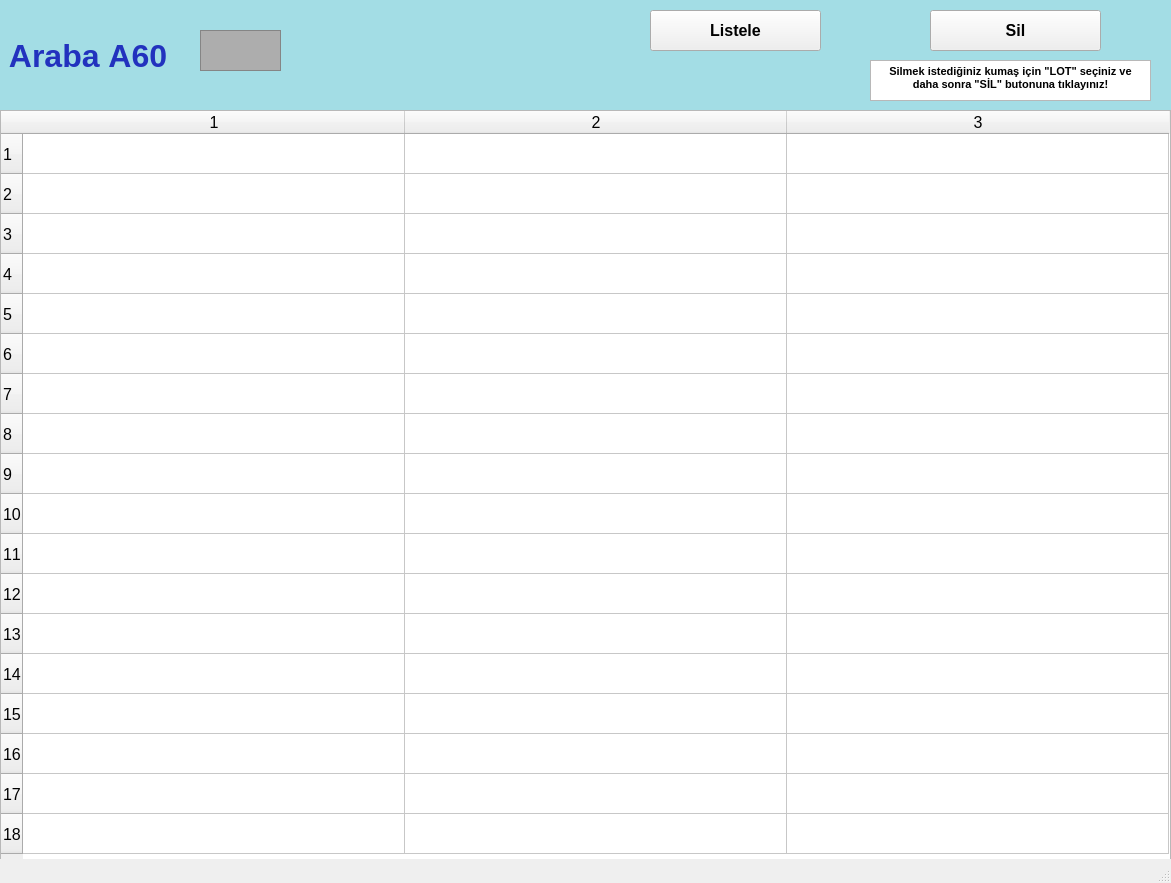
<?xml version="1.0" encoding="UTF-8"?>
<ui version="4.0">
 <class>arabalarA60_ekran</class>
 <widget class="QMainWindow" name="arabalarA60_ekran">
  <property name="geometry">
   <rect>
    <x>0</x>
    <y>0</y>
    <width>1171</width>
    <height>883</height>
   </rect>
  </property>
  <property name="font">
   <font>
    <pointsize>12</pointsize>
    <weight>50</weight>
    <bold>false</bold>
    <kerning>false</kerning>
   </font>
  </property>
  <property name="windowTitle">
   <string/>
  </property>
  <widget class="QWidget" name="centralwidget">
   <widget class="QLabel" name="arabaA1yazi_lbl">
    <property name="geometry">
     <rect>
      <x>0</x>
      <y>0</y>
      <width>1171</width>
      <height>111</height>
     </rect>
    </property>
    <property name="font">
     <font>
      <pointsize>24</pointsize>
      <weight>75</weight>
      <bold>true</bold>
     </font>
    </property>
    <property name="styleSheet">
     <string notr="true">background-color: rgb(163, 221, 229);
color: rgb(34, 50, 190);</string>
    </property>
    <property name="text">
     <string> Araba A60</string>
    </property>
   </widget>
   <widget class="QFrame" name="arabaA1_img">
    <property name="geometry">
     <rect>
      <x>200</x>
      <y>30</y>
      <width>81</width>
      <height>41</height>
     </rect>
    </property>
    <property name="styleSheet">
     <string notr="true">background-color: rgb(173, 173, 173);</string>
    </property>
    <property name="frameShape">
     <enum>QFrame::StyledPanel</enum>
    </property>
    <property name="frameShadow">
     <enum>QFrame::Raised</enum>
    </property>
   </widget>
   <widget class="QPushButton" name="listele60_btn">
    <property name="geometry">
     <rect>
      <x>650</x>
      <y>10</y>
      <width>171</width>
      <height>41</height>
     </rect>
    </property>
    <property name="font">
     <font>
      <pointsize>12</pointsize>
      <weight>75</weight>
      <bold>true</bold>
     </font>
    </property>
    <property name="text">
     <string>Listele</string>
    </property>
   </widget>
   <widget class="QTableWidget" name="A60_tw">
    <property name="geometry">
     <rect>
      <x>0</x>
      <y>110</y>
      <width>1171</width>
      <height>751</height>
     </rect>
    </property>
    <property name="baseSize">
     <size>
      <width>0</width>
      <height>0</height>
     </size>
    </property>
    <property name="rowCount">
     <number>18</number>
    </property>
    <property name="columnCount">
     <number>3</number>
    </property>
    <attribute name="horizontalHeaderVisible">
     <bool>true</bool>
    </attribute>
    <attribute name="horizontalHeaderCascadingSectionResizes">
     <bool>false</bool>
    </attribute>
    <attribute name="horizontalHeaderDefaultSectionSize">
     <number>382</number>
    </attribute>
    <attribute name="horizontalHeaderMinimumSectionSize">
     <number>38</number>
    </attribute>
    <attribute name="verticalHeaderDefaultSectionSize">
     <number>40</number>
    </attribute>
    <attribute name="verticalHeaderMinimumSectionSize">
     <number>23</number>
    </attribute>
    <row/>
    <row/>
    <row/>
    <row/>
    <row/>
    <row/>
    <row/>
    <row/>
    <row/>
    <row/>
    <row/>
    <row/>
    <row/>
    <row/>
    <row/>
    <row/>
    <row/>
    <row/>
    <column/>
    <column/>
    <column/>
   </widget>
   <widget class="QPushButton" name="sil60_btn">
    <property name="geometry">
     <rect>
      <x>930</x>
      <y>10</y>
      <width>171</width>
      <height>41</height>
     </rect>
    </property>
    <property name="font">
     <font>
      <pointsize>12</pointsize>
      <weight>75</weight>
      <bold>true</bold>
     </font>
    </property>
    <property name="text">
     <string>Sil</string>
    </property>
   </widget>
   <widget class="QTextBrowser" name="textBrowser">
    <property name="geometry">
     <rect>
      <x>870</x>
      <y>60</y>
      <width>281</width>
      <height>41</height>
     </rect>
    </property>
    <property name="html">
     <string>&lt;!DOCTYPE HTML PUBLIC &quot;-//W3C//DTD HTML 4.0//EN&quot; &quot;http://www.w3.org/TR/REC-html40/strict.dtd&quot;&gt;
&lt;html&gt;&lt;head&gt;&lt;meta name=&quot;qrichtext&quot; content=&quot;1&quot; /&gt;&lt;style type=&quot;text/css&quot;&gt;
p, li { white-space: pre-wrap; }
&lt;/style&gt;&lt;/head&gt;&lt;body style=&quot; font-family:'MS Shell Dlg 2'; font-size:12pt; font-weight:400; font-style:normal;&quot;&gt;
&lt;p align=&quot;center&quot; style=&quot; margin-top:0px; margin-bottom:0px; margin-left:0px; margin-right:0px; -qt-block-indent:0; text-indent:0px;&quot;&gt;&lt;span style=&quot; font-size:8pt; font-weight:600;&quot;&gt;Silmek istediğiniz kumaş için &amp;quot;LOT&amp;quot; seçiniz ve daha sonra &amp;quot;SİL&amp;quot; butonuna tıklayınız!&lt;/span&gt;&lt;/p&gt;&lt;/body&gt;&lt;/html&gt;</string>
    </property>
   </widget>
  </widget>
  <widget class="QStatusBar" name="statusbar"/>
 </widget>
 <resources/>
 <connections/>
</ui>
